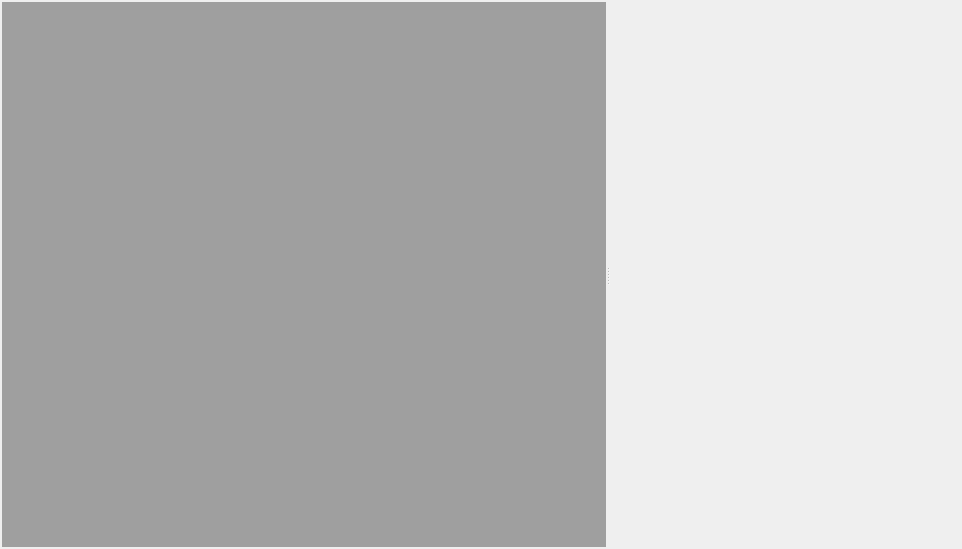
<?xml version="1.0" encoding="UTF-8"?>
<ui version="4.0">
 <class>MainWindow</class>
 <widget class="QMainWindow" name="MainWindow">
  <property name="geometry">
   <rect>
    <x>0</x>
    <y>0</y>
    <width>962</width>
    <height>549</height>
   </rect>
  </property>
  <property name="windowTitle">
   <string/>
  </property>
  <widget class="QWidget" name="centralWidget">
   <layout class="QVBoxLayout" name="verticalLayout">
    <property name="spacing">
     <number>2</number>
    </property>
    <property name="leftMargin">
     <number>2</number>
    </property>
    <property name="topMargin">
     <number>2</number>
    </property>
    <property name="rightMargin">
     <number>2</number>
    </property>
    <property name="bottomMargin">
     <number>2</number>
    </property>
    <item>
     <widget class="QSplitter" name="splitter">
      <property name="orientation">
       <enum>Qt::Horizontal</enum>
      </property>
      <widget class="QMdiArea" name="mdiArea">
       <property name="verticalScrollBarPolicy">
        <enum>Qt::ScrollBarAlwaysOff</enum>
       </property>
       <property name="horizontalScrollBarPolicy">
        <enum>Qt::ScrollBarAlwaysOff</enum>
       </property>
      </widget>
      <widget class="ColorChooser" name="colorChooser" native="true">
       <property name="sizePolicy">
        <sizepolicy hsizetype="Preferred" vsizetype="Expanding">
         <horstretch>0</horstretch>
         <verstretch>0</verstretch>
        </sizepolicy>
       </property>
       <property name="minimumSize">
        <size>
         <width>350</width>
         <height>0</height>
        </size>
       </property>
       <layout class="QHBoxLayout" name="horizontalLayout_2">
        <property name="spacing">
         <number>4</number>
        </property>
        <property name="leftMargin">
         <number>0</number>
        </property>
        <property name="topMargin">
         <number>0</number>
        </property>
        <property name="rightMargin">
         <number>0</number>
        </property>
        <property name="bottomMargin">
         <number>0</number>
        </property>
       </layout>
      </widget>
     </widget>
    </item>
   </layout>
  </widget>
 </widget>
 <layoutdefault spacing="6" margin="11"/>
 <customwidgets>
  <customwidget>
   <class>ColorChooser</class>
   <extends>QWidget</extends>
   <header>ui/colorchooser.h</header>
   <container>1</container>
  </customwidget>
 </customwidgets>
 <resources/>
 <connections/>
</ui>
